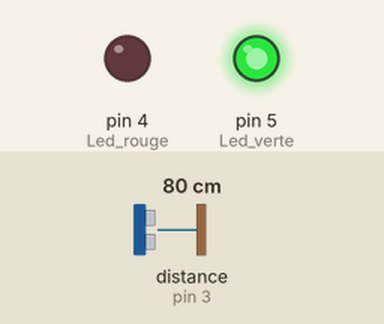
Bench run of a sketch on a simulated Arduino Uno, built with avr-gcc and run on an emulated ATmega328P. Shown: output pins drawn as LEDs (lit = HIGH). Wiring (inferred from the names in the program): ultrasonic range finder: trigger pin 2; echo pin 3. The test bench sets the inputs (shaded band); at power-on: distance to the obstacle (sensor on pin 3) 80 cm. The echo pulse lasts 58.3 µs per cm; pins used as bus, display or sensor lines are not drawn.

Above: at 1.2 s.
1.3 s: distance to the obstacle (sensor on pin 3) set to 12 cm
2.8 s: distance to the obstacle (sensor on pin 3) set to 9 cm
At 3.2 s:
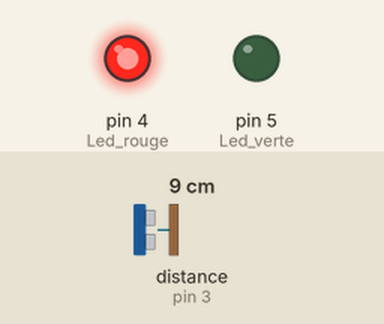
4.3 s: distance to the obstacle (sensor on pin 3) set to 18 cm
At 5.5 s:
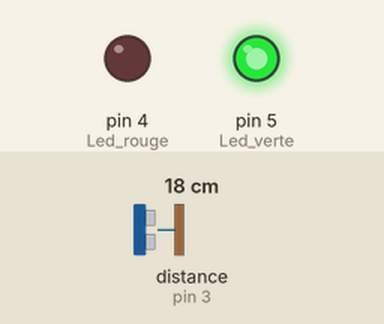
5.8 s: distance to the obstacle (sensor on pin 3) set to 2 cm
At 6.7 s:
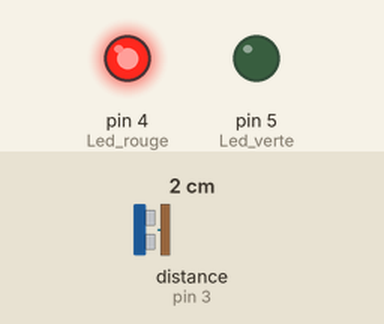
Timing chart, 0 to 8.3 s (numbered marks = the images above; inputs shaded):
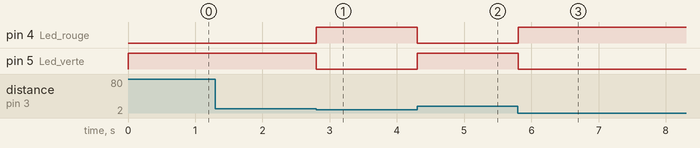

Measured:
- the behaviour switches between 11 and 10 cm on distance to the obstacle (sensor on pin 3) (found by bisection; images 0 and 1)
- after the input at 1.3 s, every drawn part: stays the same
- after the input at 2.8 s, pin 4 (Led_rouge): LOW → HIGH at once; pin 5 (Led_verte): HIGH → LOW at once
- after the input at 4.3 s, pin 4 (Led_rouge): HIGH → LOW at once; pin 5 (Led_verte): LOW → HIGH at once
- after the input at 5.8 s, pin 4 (Led_rouge): LOW → HIGH at once; pin 5 (Led_verte): HIGH → LOW at once

The sketch:

Blink_copy_20230621184108.ino
```cpp
const byte TRIG = 2;
const byte ECHO = 3;
const unsigned long tps_mesure = 25000UL; //25msx10¨3= 25000 us
const float vts_son_ms = 340.0 / 1000;
void setup() {
  //Initialisation du système
  pinMode(4, OUTPUT); // Led rouge
  digitalWrite(4, LOW); // Led rouge éteinte en état de base
  pinMode(5, OUTPUT); // Led verte
  digitalWrite(5, HIGH);// Led verte allumé en état de base
  pinMode(TRIG, OUTPUT); // Pin d'émission du signal
  digitalWrite(TRIG, LOW); // Aucun signal émit dans l'état de base
  pinMode(ECHO, INPUT);// Pin de réception du signal
}void loop() {
  // On crée une émission de 10us qui partira du pin TRIG
  digitalWrite(TRIG, HIGH);
  delayMicroseconds(10);
  digitalWrite(TRIG, LOW);

  // Mesure reçoit le temps qui s'est écoulé entre l'émission et réception du signal
  long mesure = pulseIn(ECHO, HIGH, tps_mesure);

  float distance_mm = mesure / 2.0 * vts_son_ms;// Calcul de la distance entre l'objet et l'émetteur
  if (distance_mm > 100) // objet est assez loin donc on allume led Verte
  {
    digitalWrite(4, LOW);
    digitalWrite(5, HIGH);
  }
  else if (distance_mm < 1)// objet trop proche pour être détecté , on éteint les LED
  {
    digitalWrite(4, LOW);
    digitalWrite(5, LOW);
  }
  else // l'object est détecté  dans la zone prédéfinit grâce a la ligne 24
  {
    digitalWrite(4, HIGH);
    digitalWrite(5, LOW);
  }
}
```
